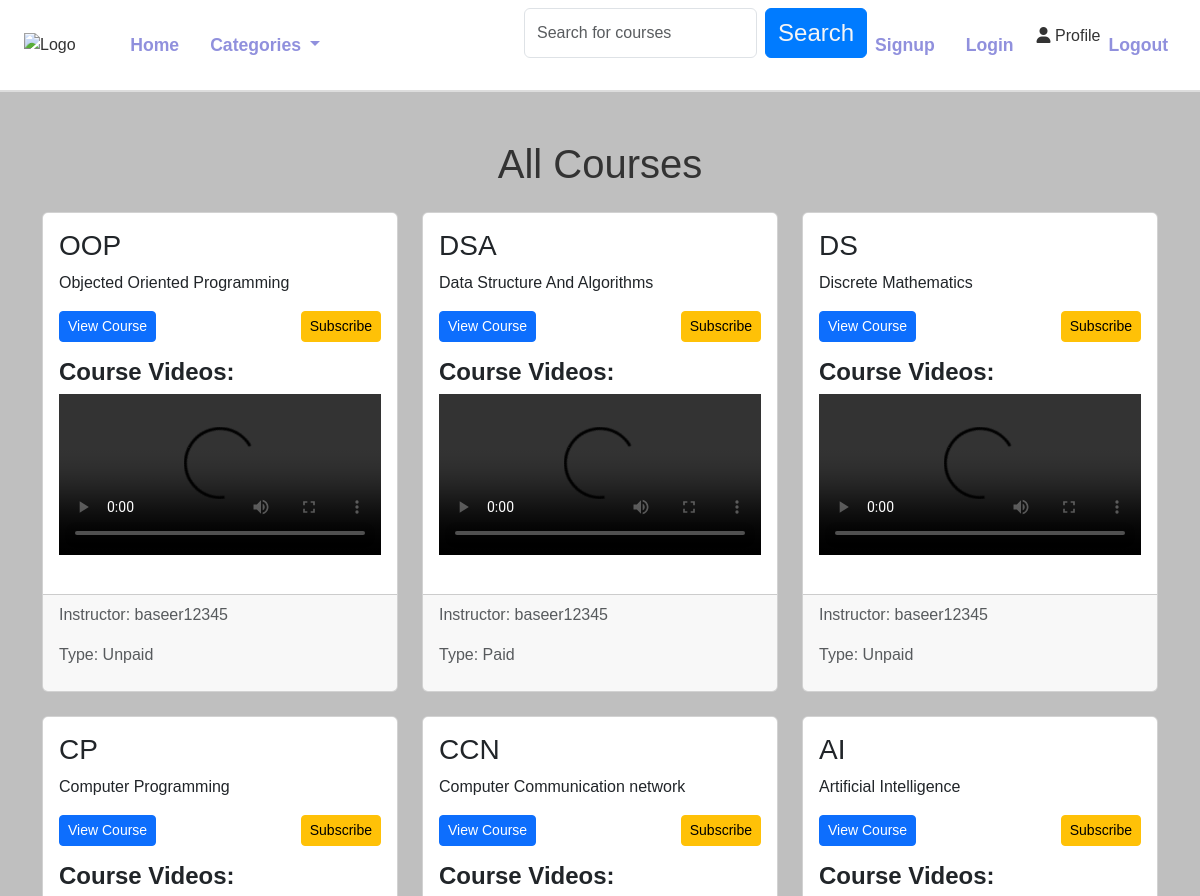
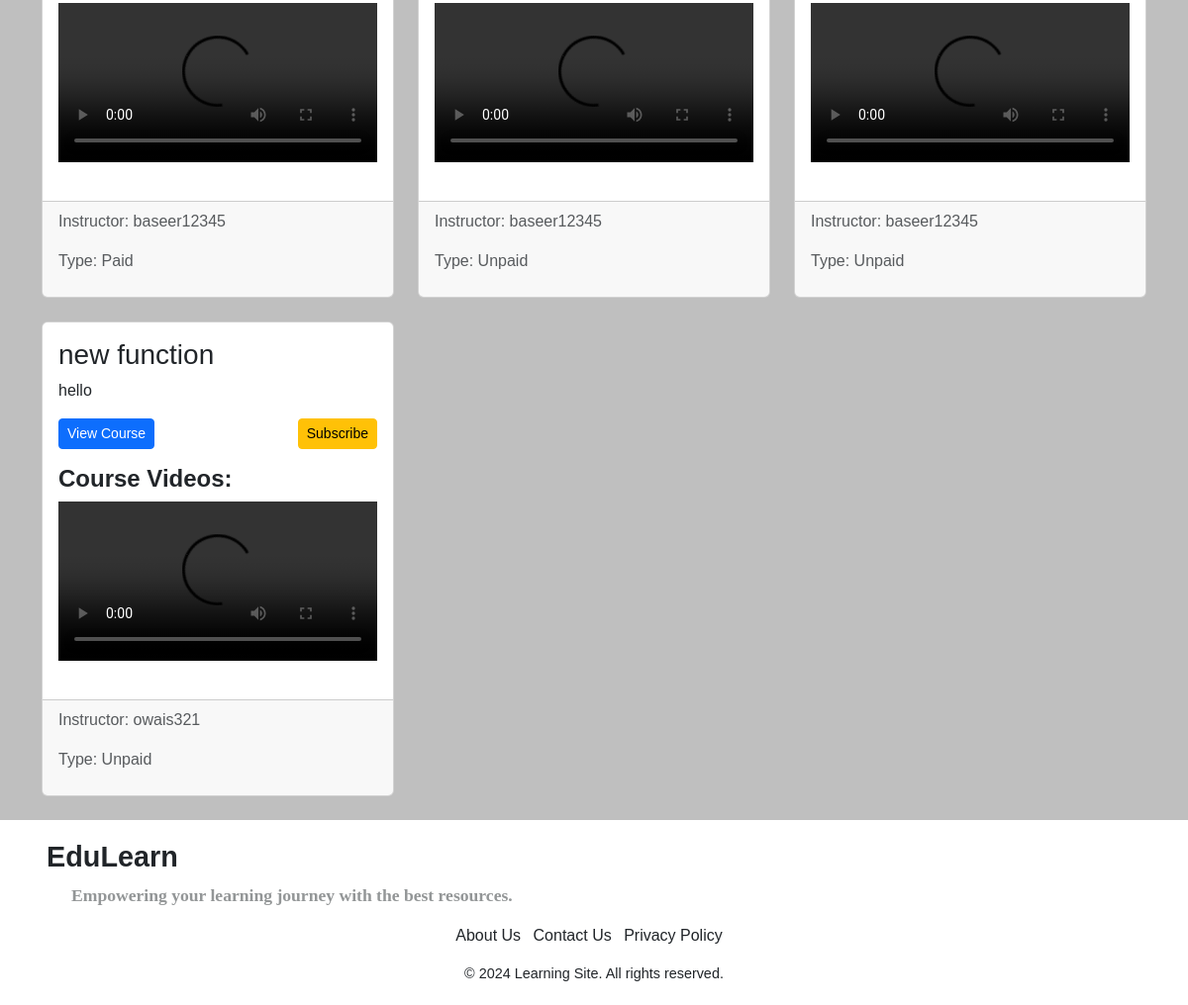
/course_instructor/courses/, run on the app's committed database (2 pictures, top to bottom).
### course_instructor/models.py (models this page shows)
class Course(models.Model):
    COURSE_TYPE_CHOICES = [
        ('paid', 'Paid'),
        ('unpaid', 'Unpaid'),
    ]
    title = models.CharField(max_length=255)
    description = models.TextField()
    duration = models.DurationField(default=timedelta(days=30))
    instructor = models.ForeignKey(User, on_delete=models.CASCADE, related_name='courses_taught')
    course_type = models.CharField(max_length=10, choices=COURSE_TYPE_CHOICES, default='unpaid')
    created_at = models.DateTimeField(auto_now_add=True)
    updated_at = models.DateTimeField(auto_now=True)
    price = models.DecimalField(max_digits=10, decimal_places=2, default=0.00)  # New attribute

### course_instructor/views.py (the view)
# urls.py: path("courses/", filter_courses, name="filter_courses"),
def filter_courses(request):
    course_type = request.GET.get('type', 'all')
    content_prefetch = Prefetch(
        'contents',
        queryset=CourseContent.objects.all().order_by('order')
    )
    if course_type == 'paid':
        courses = Course.objects.filter(course_type='paid').prefetch_related(content_prefetch)
    elif course_type == 'unpaid':
        courses = Course.objects.filter(course_type='unpaid').prefetch_related(content_prefetch)
    else:
        courses = Course.objects.all().prefetch_related(content_prefetch)
    return render(request, 'course_list.html', {'courses': courses, 'selected_type': course_type})

### template/course_list.html (shortened to what this page needs)
{% extends "layout.html" %}
{% load static %}
{% block content %}
<main class="container mt-5">
  <h1 class="mb-4 text-center">
    {% if selected_type == 'paid' %}
      Paid Courses
    {% elif selected_type == 'unpaid' %}
      Unpaid Courses
    {% else %}
      All Courses
    {% endif %}
  </h1>
  <div class="row">
    {% for course in courses %}
    <div class="col-md-4 mb-4">
      <div class="card h-100">
        <div class="card-body">
          <h3 class="card-title">{{ course.title }}</h3>
          <p class="card-text">{{ course.description|truncatewords:20 }}</p>
          <div class="d-flex justify-content-between mb-3">
            <a href="{% url 'course_detail' course.id %}" class="btn btn-primary btn-sm">View Course</a>
            <a href="{% url 'subscribe' course.title course.course_type %}" class="btn btn-warning btn-sm">Subscribe</a>
          </div>
          <h5>Course Videos:</h5>
          {% with course.contents.all|default_if_none:""|slice:":1" as first_video %}
          {% if first_video %}
          <div>
            <video width="100%" controls>
              <source src="{{ first_video.0.video.url }}" type="video/mp4">
            </video>
          </div>
          {% else %}
          <p>No videos available for this course.</p>
          {% endif %}
          {% endwith %}
        </div>
        <div class="card-footer text-muted">
          <p>Instructor: {{ course.instructor }}</p>
          <p>Type: {{ course.get_course_type_display }}</p>
        </div>
      </div>
    </div>
    {% empty %}
    <p class="text-center col-12">No courses available in this category.</p>
    {% endfor %}
  </div>
</main>
{% endblock %}

### static/style.css (style rules this page uses)
body { font-family: Arial, sans-serif; margin: 0; padding: 0; background-color: #f4f4f4; color: #333; }
h5 { font-size: 1.5rem; font-weight: bold; }
p { font-size: 1rem; }
body { font-family: 'Arial', sans-serif; background-color: rgb(191, 191, 191); margin: 0; padding: 0; }

### data on the page
Course: title "OOP", description "Objected Oriented Programming", instructor "baseer12345", course_type "Unpaid"
Course: title "DSA", description "Data Structure And Algorithms", instructor "baseer12345", course_type "Paid"
Course: title "DS", description "Discrete Mathematics", instructor "baseer12345", course_type "Unpaid"
Course: title "CP", description "Computer Programming", instructor "baseer12345", course_type "Paid"
Course: title "CCN", description "Computer Communication network", instructor "baseer12345", course_type "Unpaid"
Course: title "AI", description "Artificial Intelligence", instructor "baseer12345", course_type "Unpaid"
Course: title "new function", description "hello", instructor "owais321", course_type "Unpaid"
